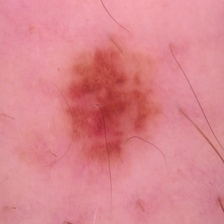
#> input picture benign/105.jpg, 224 x 224 px; its folder holds only this picture in this run
$ jupyter execute --allow-errors finalproject_cancerdetection.ipynb   (older library calls are emulated)
#> lines starting #> are read from the running program, lines starting #| are printed output that depends on the picture
#> further down, image is the input picture: shape (224, 224, 3); mean B, G, R 141.5, 133.3, 218.8
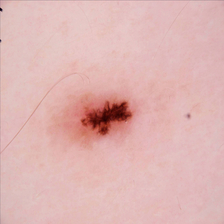
#> input picture test/b1.jpg, 224 x 224 px
#> further down, image is the input picture: shape (224, 224, 3); mean B, G, R 179.3, 181.2, 222.8
[cell 1]
import cv2
import os
import numpy as np
from skimage.feature import hog
from skimage import exposure

# Define HOG parameters
orientations = 9
pixels_per_cell = (8, 8)
cells_per_block = (2, 2)

# Define function to extract HOG features
from skimage.feature import greycomatrix, greycoprops
from skimage.filters import gabor_kernel


# Define HOG parameters
orientations = 9
pixels_per_cell = (8, 8)
cells_per_block = (2, 2)

# Define function to extract HOG features
def extract_features(image):
    """
    Extracts HOG features from the given image
    """
    # Convert image to grayscale
    gray_image = cv2.cvtColor(image, cv2.COLOR_RGB2GRAY)
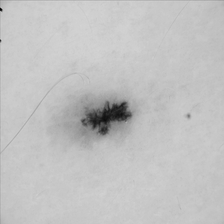
#> gray_image: shape (224, 224); min 2, max 213, mean 193.5

    # Calculate gradient images in x and y directions
    gx = cv2.Sobel(gray_image, cv2.CV_32F, 1, 0)
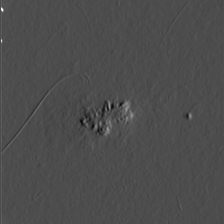
#> gx: shape (224, 224) float32; min -260, max 598, mean 0.2; drawn with min black and max white
    gy = cv2.Sobel(gray_image, cv2.CV_32F, 0, 1)
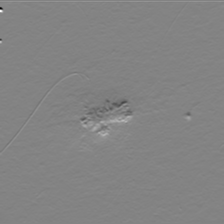
#> gy: shape (224, 224) float32; min -650, max 610, mean 0.2; drawn with min black and max white

    # Calculate magnitude and angle of gradients
    magnitude, angle = cv2.cartToPolar(gx, gy, angleInDegrees=True)
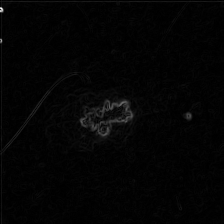
#> magnitude: shape (224, 224) float32; min 0, max 771, mean 13.7; drawn with min black and max white
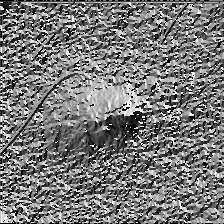
#> angle: shape (224, 224) float32; min 0, max 359.7, mean 170.5; drawn with min black and max white

    # Create histogram of gradient orientations for each cell
    histogram = np.zeros((gray_image.shape[0] // pixels_per_cell[0],
                          gray_image.shape[1] // pixels_per_cell[1],
                          orientations))
    for i in range(histogram.shape[0]):
        for j in range(histogram.shape[1]):
            cell_magnitude = magnitude[i*pixels_per_cell[0]:(i+1)*pixels_per_cell[0],
                                       j*pixels_per_cell[1]:(j+1)*pixels_per_cell[1]]
            cell_angle = angle[i*pixels_per_cell[0]:(i+1)*pixels_per_cell[0],
                                j*pixels_per_cell[1]:(j+1)*pixels_per_cell[1]]
            hist = np.histogram(cell_angle, bins=orientations, range=(0, 180), weights=cell_magnitude)[0]
            histogram[i, j] = hist

    # Normalize blocks of cells using L1-norm
    normalized_blocks = np.zeros((histogram.shape[0] - cells_per_block[0] + 1,
                                  histogram.shape[1] - cells_per_block[1] + 1,
                                  cells_per_block[0] * cells_per_block[1] * orientations))
    for i in range(normalized_blocks.shape[0]):
        for j in range(normalized_blocks.shape[1]):
            block = histogram[i:i+cells_per_block[0], j:j+cells_per_block[1], :].flatten()
            normalized_blocks[i, j] = block / np.linalg.norm(block, ord=1)

    # Flatten feature matrix and return
    hog_features = normalized_blocks.flatten()
    return hog_features

[cell 2]
# Load the dataset
X = []  # Input images
y = []  # Output labels
# Path to the directories containing the benign and malignant images

benign_path = "benign"
malignant_path = "malignant"

# Load the benign images and assign labels
for filename in os.listdir(benign_path):
    if filename.endswith(".jpg"):
        image_path = os.path.join(benign_path, filename)
        image = cv2.imread(image_path)
        image = cv2.cvtColor(image, cv2.COLOR_BGR2RGB)
        X.append(image)
        y.append(0)

# Load the malignant images and assign labels
#> (the rest of this cell did not finish here and is left out)

[cell 3]
from sklearn.svm import SVC
import pandas as pd

# Define SVM classifier
svm = SVC(kernel='linear', probability=True)

# Extract features from the training set
X_train_features = []
#> (the rest of this cell did not finish here and is left out)

[cell 4]
# Extract features from the test set
from sklearn.metrics import accuracy_score
from sklearn.metrics import precision_score, recall_score, f1_score
X_test_features = []
#> (the rest of this cell did not finish here and is left out)

[cell 5]
# Define function to predict the label and probability of a single image
def predict_single_image(image):
    # Extract HOG features from the image
    features = extract_features(image)
    # Reshape the features to match the shape of the training data
    features = features.reshape(1, -1)
    # Predict the label and probability using the trained SVM classifier
    label = svm.predict(features)[0]
    probability = svm.predict_proba(features)[0][label]
    return label, probability

# Load the single test image
image_path = 'test/b1.jpg'
image = cv2.imread(image_path)

# Predict the label and probability of the test image
#> (the rest of this cell did not finish here and is left out)
